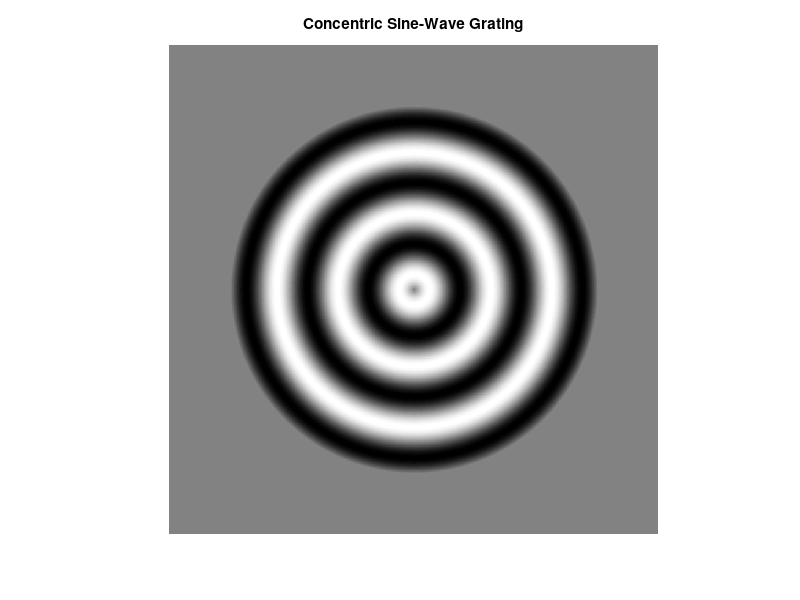

Here is the MATLAB script that generated this plot:
% Parameters
screenSize = [800, 800]; % Size of the screen in pixels
gratingRadius = 300; % Radius of the grating in pixels
cycleWidth = 100; % Width of each cycle in pixels

% Create a grid of coordinates
[x, y] = meshgrid(-screenSize(2)/2:screenSize(2)/2 - 1, -screenSize(1)/2:screenSize(1)/2 - 1);
r = sqrt(x.^2 + y.^2); % Compute the radius for each pixel

% Create the grating pattern
gratingPattern = sin(2 * pi * r / cycleWidth);

% Apply a circular mask
mask = r <= gratingRadius;

% Create the grating with the mask applied
gratinga = gratingPattern .* mask;

% Display the grating
figure;
imagesc(gratinga);
colormap gray;
axis equal;
axis off;
title('Concentric Sine-Wave Grating');
